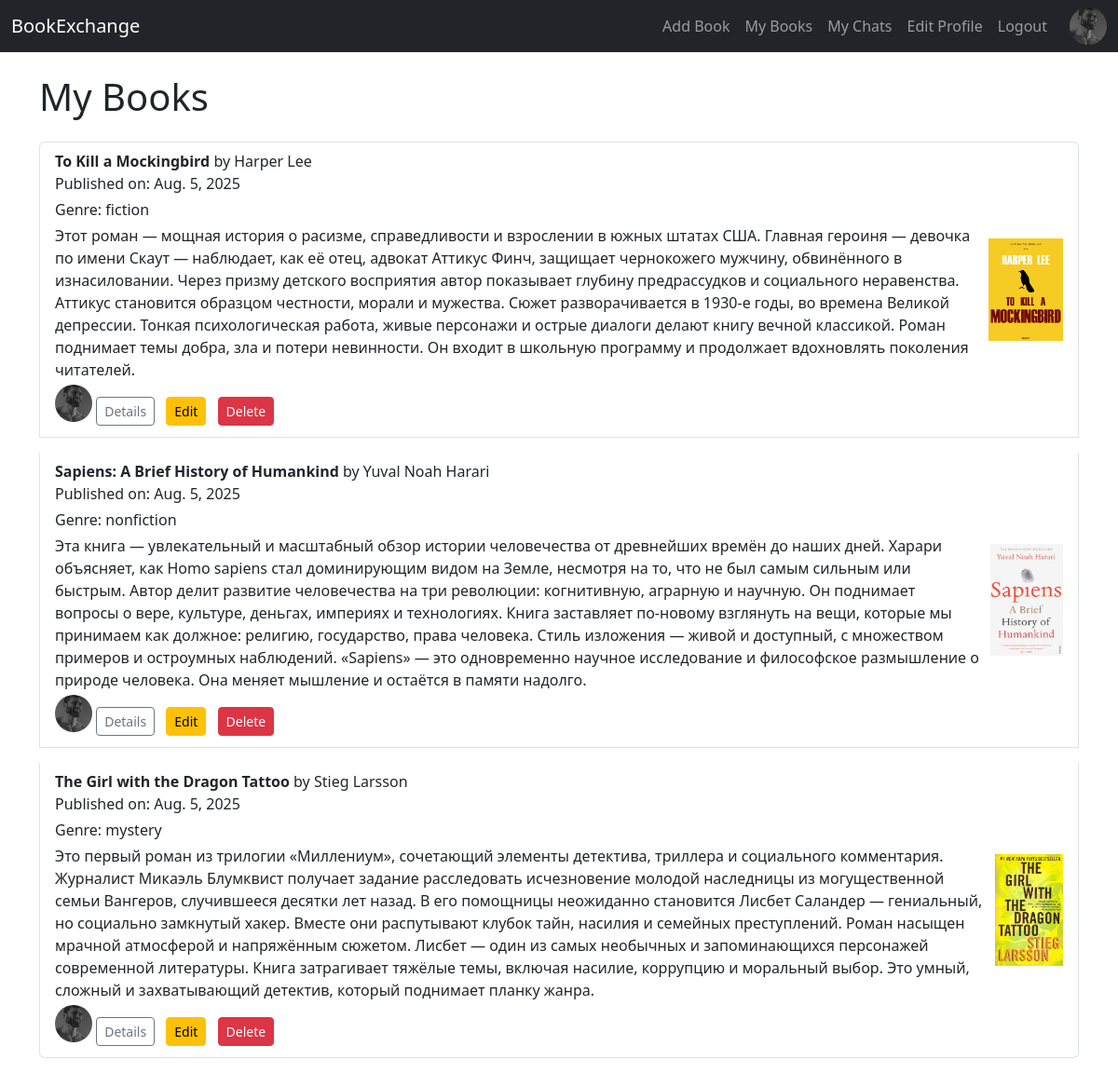
Screenshot of /books/my-books/ (signed in) with the database file from the repository.
### books/models.py (models this page shows, shortened)
class Profile(models.Model):
    user = models.OneToOneField(User, on_delete=models.CASCADE)
    nickname = models.CharField(max_length=100, blank=True, null=True)  # Никнейм
    avatar = models.ImageField(upload_to='avatars/', blank=True, null=True)  # Аватарка

class Book(models.Model):
    GENRE_CHOICES = [
        ('fiction', 'Fiction'),
        ('nonfiction', 'Non-fiction'),
        ('mystery', 'Mystery'),
        ('sci-fi', 'Science Fiction'),
        ('fantasy', 'Fantasy'),
        ('biography', 'Biography'),
        ('history', 'History'),
        ('poetry', 'Poetry'),
        ('other', 'Other'),
    ]
    title = models.CharField(max_length=100)
    author = models.CharField(max_length=100)
    description = models.TextField()
    published_date = models.DateField(null=True, blank=True)
    cover = models.ImageField(upload_to='covers/', blank=True, null=True)
    genre = models.CharField(max_length=20, choices=GENRE_CHOICES, default='other')  # 🔹 новое поле
    owner = models.ForeignKey(User, on_delete=models.CASCADE)

### books/views.py (the view)
# urls.py: path('my-books/', views.my_books, name='my_books'),
@login_required
def my_books(request):
    books = Book.objects.filter(owner=request.user)
    return render(request, 'books/my_books.html', {'books': books})

### templates/books/my_books.html (shortened to what this page needs)
{% extends "base.html" %}
{% block content %}
<h1>My Books</h1>
<ul class="list-group mt-4">
    {% for book in books %}
        <li class="list-group-item d-flex justify-content-between align-items-center mb-3">
            <div>
                <strong>{{ book.title }}</strong> by {{ book.author }}<br>
                <p class="mb-1">Published on: {{ book.published_date }}</p>
                <p class="mb-1">Genre: {{ book.genre }}</p>
                <p class="mb-1">{{ book.description }}</p>
                {% if book.owner.profile.avatar %}
                    <img src="{{ book.owner.profile.avatar.url }}" alt="Avatar"
                         style="width: 40px; height: 40px; border-radius: 50%; margin-bottom: 8px;">
                {% endif %}
                <a href="{% url 'books:book_detail' book.id %}" class="btn btn-sm btn-outline-secondary mt-2">Details</a>
                {% if user == book.owner or user.is_staff %}
                    <a href="{% url 'books:edit_book' book.id %}" class="btn btn-sm btn-warning mt-2 ms-2">Edit</a>
                    <a href="{% url 'books:delete_book' book.id %}" class="btn btn-sm btn-danger mt-2 ms-2">Delete</a>
                {% endif %}
            </div>
            {% if book.cover %}
                <img src="{{ book.cover.url }}" alt="Cover"
                     style="max-width: 80px; max-height: 120px; object-fit: contain; margin-left: 10px;">
            {% endif %}
        </li>
    {% empty %}
        <li class="list-group-item">You have not added any books yet.</li>
    {% endfor %}
</ul>
{% endblock %}

### templates/base.html (shortened to what this page needs)
<!DOCTYPE html>
<html lang="en">
<head>
    <link href="https://cdn.jsdelivr.net/npm/bootstrap@5.3.3/dist/css/bootstrap.min.css" rel="stylesheet" />
</head>
<body>
<nav class="navbar navbar-expand-lg navbar-dark bg-dark">
    <div class="container-fluid">
        <a class="navbar-brand" href="{% url 'books:book_list' %}">BookExchange</a>
        <div class="d-flex align-items-center ms-auto">
            {% if user.is_authenticated %}
                <ul class="navbar-nav">
                    <li class="nav-item">
                        <a class="nav-link" href="{% url 'books:add_book' %}">Add Book</a>
                    </li>
                    <li class="nav-item">
                        <a class="nav-link" href="{% url 'books:my_books' %}">My Books</a>
                    </li>
                    <li class="nav-item">
                        <a class="nav-link" href="{% url 'books:my_chats' %}">My Chats</a>
                    </li>
                    <li class="nav-item">
                        <a class="nav-link" href="{% url 'books:edit_profile' %}">Edit Profile</a>
                    </li>
                    <li class="nav-item">
                        <form action="{% url 'logout' %}" method="post" style="display:inline;">
                            <button type="submit" class="btn btn-link nav-link">Logout</button>
                        </form>
                    </li>
                    <li class="nav-item ms-3">
                        {% if user.profile.avatar %}
                            <img src="{{ user.profile.avatar.url }}" alt="Avatar"
                                 style="width: 40px; height: 40px; border-radius: 50%;" />
                        {% endif %}
                    </li>
                </ul>
            {% else %}
                <ul class="navbar-nav">
                    <li class="nav-item"><a class="nav-link" href="{% url 'login' %}">Login</a></li>
                    <li class="nav-item"><a class="nav-link" href="{% url 'books:signup' %}">Sign Up</a></li>
                </ul>
            {% endif %}
        </div>
    </div>
</nav>
<div class="container mt-4">
    {% block content %}{% endblock %}
</div>
</body>
</html>

### rows the page displays
Book: title "To Kill a Mockingbird", author "Harper Lee", published_date "Aug. 5, 2025", genre "fiction", description "Этот роман — мощная история о расизме, справедливости и взрослении в южных штатах США. Главная героиня — девочка по имени Скаут — наблюдает, как её отец, адвокат Аттикус Финч, защищает чернокожего мужчину, обвинённого в изнасиловании. Через призму детского восприятия автор показывает глубину предрассудков и социального неравенства. Аттикус становится образцом честности, морали и мужества. Сюжет разворачивается в 1930-е годы, во времена Великой депрессии. Тонкая психологическая работа, живые персонажи и острые диалоги делают книгу вечной классикой. Роман поднимает темы добра, зла и потери невинности. Он входит в школьную программу и продолжает вдохновлять поколения читателей.", owner.profile.avatar (picture), shows "Edit", cover (picture)
Book: title "Sapiens: A Brief History of Humankind", author "Yuval Noah Harari", published_date "Aug. 5, 2025", genre "nonfiction", description "Эта книга — увлекательный и масштабный обзор истории человечества от древнейших времён до наших дней. Харари объясняет, как Homo sapiens стал доминирующим видом на Земле, несмотря на то, что не был самым сильным или быстрым. Автор делит развитие человечества на три революции: когнитивную, аграрную и научную. Он поднимает вопросы о вере, культуре, деньгах, империях и технологиях. Книга заставляет по-новому взглянуть на вещи, которые мы принимаем как должное: религию, государство, права человека. Стиль изложения — живой и доступный, с множеством примеров и остроумных наблюдений. «Sapiens» — это одновременно научное исследование и философское размышление о природе человека. Она меняет мышление…", owner.profile.avatar (picture), shows "Edit", cover (picture)
Book: title "The Girl with the Dragon Tattoo", author "Stieg Larsson", published_date "Aug. 5, 2025", genre "mystery", description "Это первый роман из трилогии «Миллениум», сочетающий элементы детектива, триллера и социального комментария. Журналист Микаэль Блумквист получает задание расследовать исчезновение молодой наследницы из могущественной семьи Вангеров, случившееся десятки лет назад. В его помощницы неожиданно становится Лисбет Саландер — гениальный, но социально замкнутый хакер. Вместе они распутывают клубок тайн, насилия и семейных преступлений. Роман насыщен мрачной атмосферой и напряжённым сюжетом. Лисбет — один из самых необычных и запоминающихся персонажей современной литературы. Книга затрагивает тяжёлые темы, включая насилие, коррупцию и моральный выбор. Это умный, сложный и захватывающий детектив,…", owner.profile.avatar (picture), shows "Edit", cover (picture)
